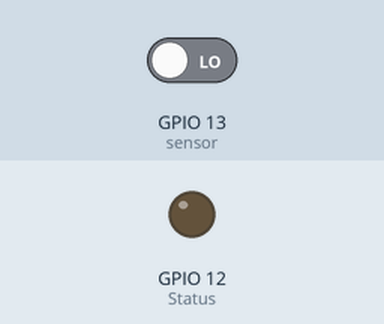
Recording of a sketch running on a simulated ESP8266 (NodeMCU). Shown: output pins drawn as LEDs (lit = HIGH). The inputs (shaded band) are chosen by the test bench; at power-on: GPIO 13 (sensor) LOW. WiFi joins after 1.5 s; servers stay silent unless stated; the local clock reads 2024-03-15 10:24:30 at power-on unless the sketch sets it; what the sketch prints to the serial monitor is not drawn.

Above: at 3.0 s.
3.1 s: GPIO 13 (sensor) driven HIGH
At 4.4 s:
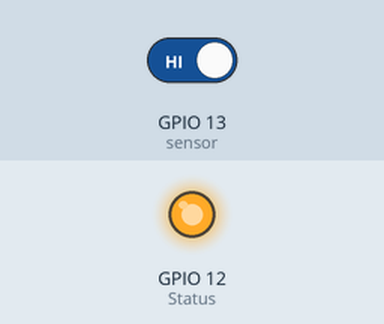
4.9 s: GPIO 13 (sensor) driven LOW
At 5.6 s:
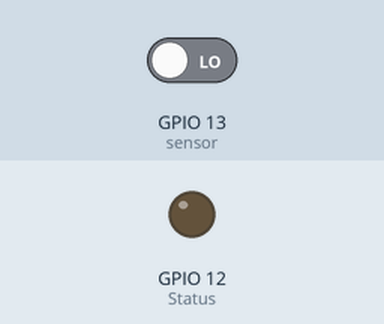
Timing chart, 0 to 7.9 s (numbered marks = the images above; inputs shaded):
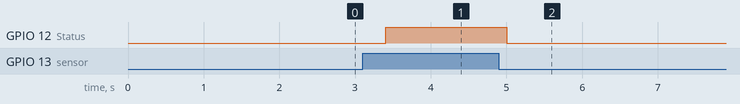

The sketch:

PIR_Light_Telegram.ino
```cpp
#include <ESP8266WiFi.h>
#include <WiFiClientSecure.h>
#include <UniversalTelegramBot.h>
#include <ArduinoJson.h>

// Replace with your network credentials
const char* ssid = "IOT-LAB";
const char* password = "Manju123";

// Initialize Telegram BOT
#define BOTtoken "6363502528:AAH8GIqcY16mixUOCN9jGsmv_wNt2nzlPdA"  // your Bot Token (Get from Botfather)


#define CHAT_ID "5172950600"

X509List cert(TELEGRAM_CERTIFICATE_ROOT);
WiFiClientSecure client;
UniversalTelegramBot bot(BOTtoken, client);


// PIR Configuration
int Status = 12;  // Digital pin D6
int sensor = 13;  // Digital pin D7

void setup()
{
  Serial.begin(9600);
  // PIR------------------------------------------------------------------------------------
  pinMode(sensor, INPUT);   // declare sensor as input
  pinMode(Status, OUTPUT);  // declare LED as output
  Serial.println("PIR Started!");
  // PIR------------------------------------------------------------------------------------


  configTime(0, 0, "pool.ntp.org");      // get UTC time via NTP
  client.setTrustAnchors(&cert); // Add root certificate for api.telegram.org


  // Attempt to connect to Wifi network:
  Serial.print("Connecting Wifi: ");
  Serial.println(ssid);

  WiFi.mode(WIFI_STA);
  WiFi.begin(ssid, password);

  while (WiFi.status() != WL_CONNECTED) {
    Serial.print(".");
    delay(500);
  }

  Serial.println("");
  Serial.println("WiFi connected");
  Serial.print("IP address: ");
  Serial.println(WiFi.localIP());

  bot.sendMessage(CHAT_ID, "Bot started up", "");
}

void loop() {

    long state = digitalRead(sensor);
    if(state == HIGH) {
      digitalWrite (Status, HIGH);
      Serial.println("Motion detected!");
      bot.sendMessage(CHAT_ID, "Motion detected, Light is On !!!");
      Serial.println("Message Sent to Telegram");
      delay(500);
    }
    else {
      digitalWrite (Status, LOW);
      Serial.println("Motion absent!");
      bot.sendMessage(CHAT_ID, "Motion detected, Light is Off !!!");
      delay(500);
      }
}
```

Measured:
- after the input at 3.1 s, GPIO 12 (Status): LOW → HIGH after 0.30 s
- after the input at 4.9 s, GPIO 12 (Status): HIGH → LOW after 0.10 s
